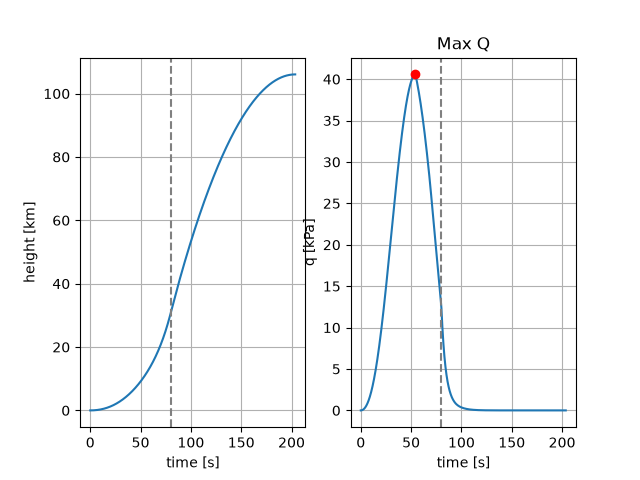

Recreate this plot in Python.
# Step 3.5d: "Max Q" -- the moment the air squeezes the rocket the hardest
# Same flight as Step 3.5c (real air). NEW: dynamic pressure q = 1/2 * rho * v^2, and find its biggest value.

import math
import matplotlib.pyplot as plt
from atmosphere import us_standard_atmosphere

g = 9.82              # gravity [m/s^2]  (kept constant for now)
dt = 0.01             # time step [s]

# ---- the rocket (same as Step 3.5c) ----
dry_mass = 200.0      # empty rocket [kg]
fuel = 800.0          # fuel [kg]
mdot = 10.0           # burn rate [kg/s]
ve = 1500.0           # exhaust speed [m/s]
thrust = mdot * ve    # 15000 N

radius = 0.25                 # [m]
A = math.pi * radius**2       # front area [m^2]
Cd = 0.5

# ---- start on the pad ----
h = 0.0
v = 0.0
t = 0.0
m = dry_mass + fuel

ts, hs, vs, qs = [], [], [], []   # time, height [km], speed, q [kPa] for the WHOLE flight

# ---- PHASE 1: engine ON ----
burn_time = fuel / mdot
for i in range(round(burn_time / dt)):
    T, P, rho = us_standard_atmosphere(h)
    q = 0.5 * rho * v**2          # NEW: dynamic pressure [Pa] = how hard the air presses on the nose
    drag = q * Cd * A             # drag is just q x Cd x A  (same formula as before)
    ts.append(t)
    hs.append(h / 1000)
    vs.append(v)
    qs.append(q / 1000)           # store in kPa (1 kPa = 1000 Pa)
    a = (thrust - m * g - drag) / m
    v = v + a * dt
    h = h + v * dt
    m = m - mdot * dt
    t = t + dt

# ---- PHASE 2: engine OFF ----
while v > 0:
    T, P, rho = us_standard_atmosphere(h)
    q = 0.5 * rho * v**2
    drag = q * Cd * A
    ts.append(t)
    hs.append(h / 1000)
    vs.append(v)
    qs.append(q / 1000)
    a = (- m * g - drag) / m
    v = v + a * dt
    h = h + v * dt
    t = t + dt

# ---- find Max Q (like the peak g in Step 2.6) ----
q_max = max(qs)                   # the biggest q of the whole flight
k = qs.index(q_max)               # at which slice it happened
print("MAX Q =", round(q_max, 1), "kPa  at t =", round(ts[k]), "s,  height =",
      round(hs[k], 1), "km,  speed =", round(vs[k]), "m/s")
print("TOP OF FLIGHT =", round(h / 1000, 1), "km")

# ---- PLOT: height (left) and q (right) vs time ----
plt.subplot(1, 2, 1)
plt.plot(ts, hs)
plt.axvline(burn_time, color="gray", linestyle="--")   # dashed line = engine off
plt.xlabel("time [s]")
plt.ylabel("height [km]")
plt.grid()

plt.subplot(1, 2, 2)
plt.plot(ts, qs)
plt.plot(ts[k], q_max, "ro")                            # red dot = Max Q
plt.axvline(burn_time, color="gray", linestyle="--")
plt.xlabel("time [s]")
plt.ylabel("q [kPa]")
plt.title("Max Q")
plt.grid()

plt.savefig("step3_5d_max_q.png")
plt.show()
